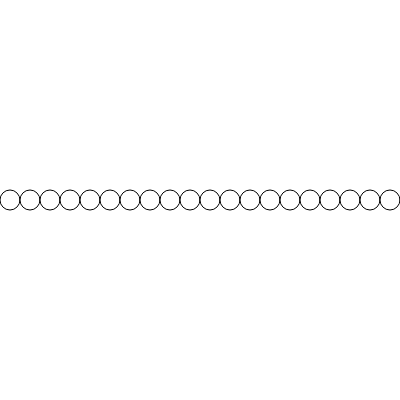
Frame 1 (no input)
Frame 60 (no input): identical to frame 1, image omitted
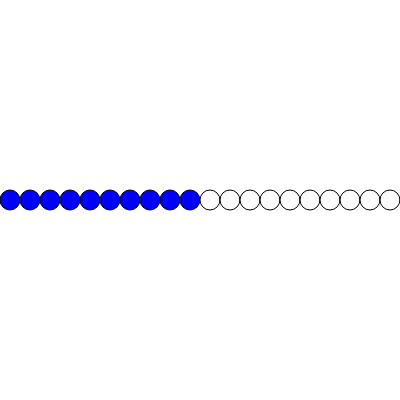
Frame 120 (the mouse pressed at the canvas centre since frame 60)

The p5.js sketch that drew these frames (run headless with seeded random() and noise() and a simulated clock; from frame 60 on, the mouse is pressed at the canvas centre):

// p5.js sketch
// ── sketch.js

function setup(){
    createCanvas(400,400);
}

function draw(){
background(255);

//circle(mouseX,200,20);   
//blue
let x=10;
while(x<=mouseX){
    fill(0,0,255);
    circle(x,200,20);
    x+=20;
}
//white
while(x<=width){
    fill(255);
    circle(x,200,20);
    x=x+20;

//let x= 0

}
}
